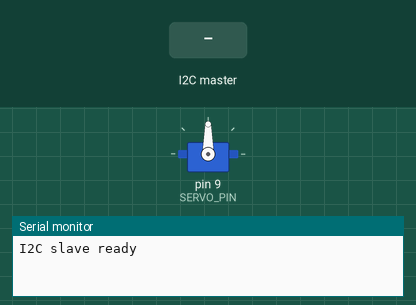
Simulated run of this sketch. Board: Arduino Uno, built with avr-gcc and run on an emulated ATmega328P. Parts: servo, the last lines printed to the serial monitor. The test bench sets the inputs (shaded band).

Above: at 1.2 s.
1.3 s: the I2C master sends the byte 1
At 2.5 s:
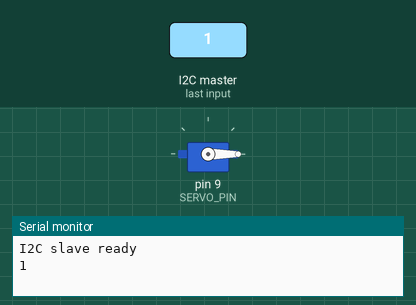
2.8 s: the I2C master sends the byte 200
At 3.6 s:
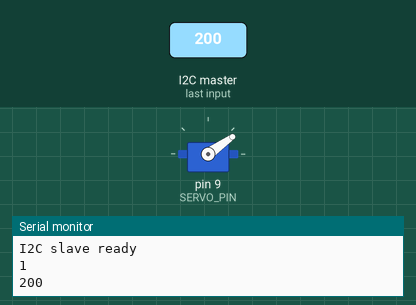
4.3 s: the I2C master sends the byte 0
At 4.8 s:
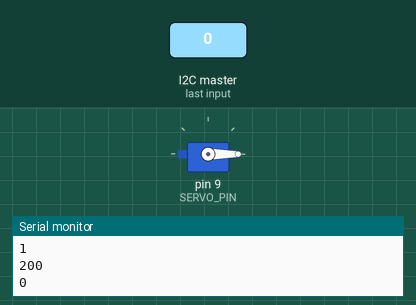
Timing chart, 0 to 7.3 s (numbered marks = the images above; inputs shaded):
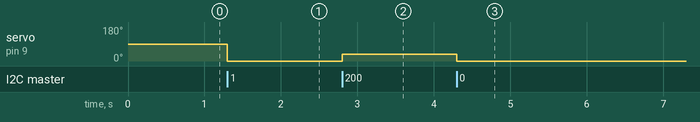

The sketch:

kernel_servo_controller.ino
```cpp
#include <Wire.h>
#include <Servo.h>

#define SLAVE_ADDR 0x08   // MUST match the 7-bit addr the Pi puts in fd->private_data
#define SERVO_PIN     9
Servo myservo;

void setup() {
  Wire.begin(SLAVE_ADDR);      // join the bus as a SLAVE at this address
  Wire.onReceive(onReceive);   // fires when the Pi WRITES to us  (your i2c_write)
  Wire.onRequest(onRequest);   // fires when the Pi READS from us (your i2c_read)
  Serial.begin(9600);        // debug console ONLY

  myservo.attach(SERVO_PIN);
  Serial.println("I2C slave ready");
}

volatile uint8_t rxbuf[32];
volatile uint8_t rxlen = 0;
volatile bool got = false;

void onReceive(int n) {                 // keep this SHORT
  uint8_t i = 0;
  while (Wire.available() && i < sizeof(rxbuf))
    rxbuf[i++] = Wire.read();           // just buffer, no printing
  rxlen = i;
  got = true;
}

// loop for printing chars
// void loop() {
//   if (got) {
//     got = false;

//     // can print bytes as hex
//     // Serial.print(rxbuf[i], HEX);

//     // iterate over the array and print the chars
//     for (uint8_t i = 0; i < rxlen; i++) Serial.print((char)rxbuf[i]);

//     Serial.println();
//   }
// }

// loop for reading ints
void loop() {
  if (got) {
    got = false;
    // rebuild a 32-bit little-endian int from the first 4 bytes
    uint32_t value = (uint32_t)rxbuf[0]
                   | ((uint32_t)rxbuf[1] << 8)
                   | ((uint32_t)rxbuf[2] << 16)
                   | ((uint32_t)rxbuf[3] << 24);
    Serial.println(value);        // prints the decimal value

    int angle = map(value, 0, 1023, 0, 180);   // scale to the servo's range
    myservo.write(angle);
    delay(15);
  }
}

void onRequest() {                   // Pi is reading from us
  Wire.write(0x42);                  // supply the byte(s) it clocks out
}
```

Measured:
- after the input at 1.3 s, servo on pin 9 (SERVO_PIN): 90° → 0° at once
- after the input at 2.8 s, servo on pin 9 (SERVO_PIN): 0° → 35° at once
- after the input at 4.3 s, servo on pin 9 (SERVO_PIN): 35° → 0° at once
